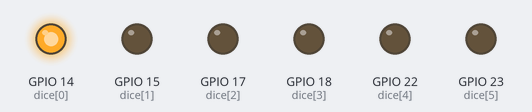
The program below on a simulated Raspberry Pi (BCM pin numbers). Shown: output pins drawn as LEDs (lit = HIGH). At 7.2 s the program stops and its outputs stay as they are.

Above: at 0.05 s.
At 0.55 s:
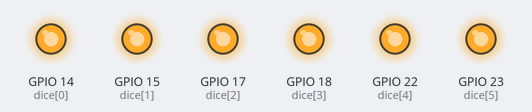
At 0.75 s:
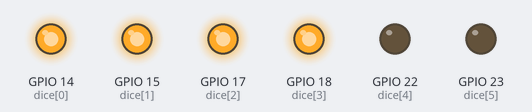
At 1.45 s:
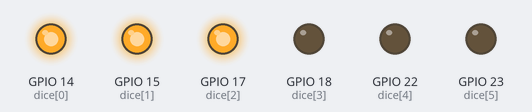
At 2.15 s:
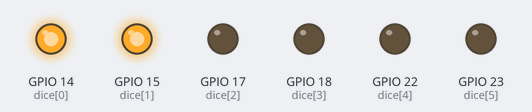
At 2.85 s:
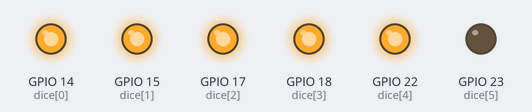
Timing chart, 0 to 3.1 s (numbered marks = the images above):
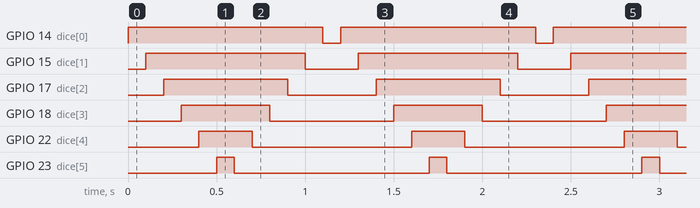

The program:

led_chaser.py
```python
#Led Chaser - Turn On from 0 to 6 Leds and Turn Off from 6 to 0 Leds.

import RPi.GPIO as GPIO
import random
from time import sleep
from time import time

GPIO.setmode(GPIO.BCM)
GPIO.setwarnings(False) # Ignore warning for now

dice = [14,15,17,18,22,23]

led1=dice[0]
led2=dice[1]
led3=dice[2]
led4=dice[3]
led5=dice[4]
led6=dice[5]

GPIO.setup(led1, GPIO.OUT, initial=GPIO.LOW)
GPIO.setup(led2, GPIO.OUT, initial=GPIO.LOW)
GPIO.setup(led3, GPIO.OUT, initial=GPIO.LOW)
GPIO.setup(led4, GPIO.OUT, initial=GPIO.LOW)
GPIO.setup(led5, GPIO.OUT, initial=GPIO.LOW)
GPIO.setup(led6, GPIO.OUT, initial=GPIO.LOW)

for i in range(6):

    for i in range(0,6):
        GPIO.output(dice[i], GPIO.HIGH)
        sleep(0.1)

    for i in range(5,-1,-1):
        GPIO.output(dice[i], GPIO.LOW)
        sleep(0.1)
```

Measured:
- by itself, GPIO 14 (dice[0]): alternates HIGH for 1.1 s and LOW for 0.10 s
- by itself, GPIO 15 (dice[1]): alternates HIGH for 0.90 s and LOW for 0.30 s, 12 changes in all, then stays LOW
- by itself, GPIO 17 (dice[2]): alternates HIGH for 0.70 s and LOW for 0.50 s, 12 changes in all, then stays LOW
- by itself, GPIO 18 (dice[3]): alternates HIGH for 0.50 s and LOW for 0.70 s, 12 changes in all, then stays LOW
- by itself, GPIO 22 (dice[4]): alternates HIGH for 0.30 s and LOW for 0.90 s, 12 changes in all, then stays LOW
- by itself, GPIO 23 (dice[5]): alternates HIGH for 0.10 s and LOW for 1.1 s, 12 changes in all, then stays LOW
